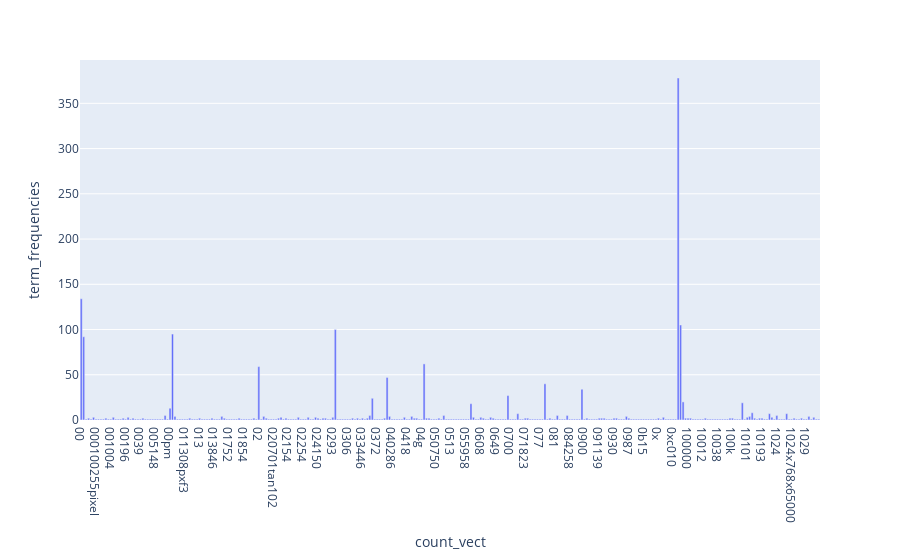

Notebook source saved alongside this figure:
### Markdown cell above
## Exercise 13 (take home):
If you want a nicer interactive visualization here, I would encourage you try to install and use plotly to achieve this.

### Code cell
# Answer here
import plotly.express as px

fig = px.bar(x=count_vect.get_feature_names()[:300], y = term_frequencies[:300],
            labels=dict(x="count_vect", y="term_frequencies"))
#fig.update_xaxes(type='category')
fig.show()

### Figure 1 — Plotly figure (JSON) as saved in the notebook; plotly's stock layout.template omitted (floating-point values rounded to 4 significant figures; data arrays with more than 128 entries replaced by an {"elided": "..."} marker saying what was removed)
{"data": [{"alignmentgroup": "True", "hovertemplate": "count_vect=%{x}<br>term_frequencies=%{y}<extra></extra>", "legendgroup": "", "marker": {"color": "#636efa", "pattern": {"shape": ""}}, "name": "", "offsetgroup": "", "orientation": "v", "showlegend": false, "textposition": "auto", "type": "bar", "x": {"elided": "300 str values"}, "xaxis": "x", "y": {"elided": "300 int values"}, "yaxis": "y"}], "layout": {"barmode": "relative", "legend": {"tracegroupgap": 0}, "margin": {"t": 60}, "xaxis": {"anchor": "y", "domain": [0, 1], "title": {"text": "count_vect"}}, "yaxis": {"anchor": "x", "domain": [0, 1], "title": {"text": "term_frequencies"}}}}
